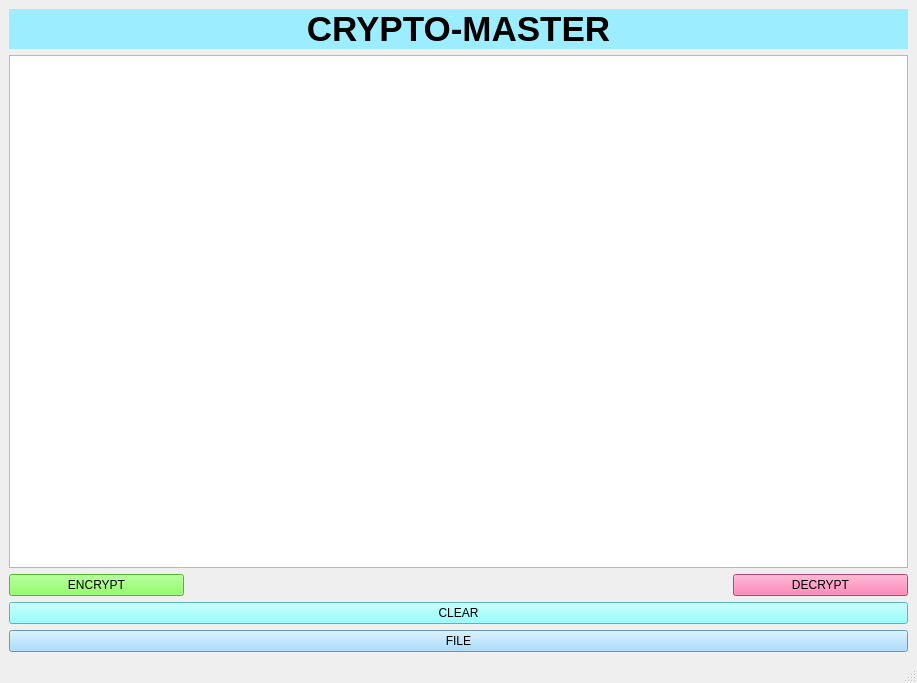
<?xml version="1.0" encoding="UTF-8"?>
<ui version="4.0">
 <class>MainWindow</class>
 <widget class="QMainWindow" name="MainWindow">
  <property name="geometry">
   <rect>
    <x>0</x>
    <y>0</y>
    <width>917</width>
    <height>683</height>
   </rect>
  </property>
  <property name="windowTitle">
   <string>MainWindow</string>
  </property>
  <widget class="QWidget" name="centralwidget">
   <layout class="QGridLayout" name="gridLayout_2">
    <item row="2" column="1">
     <widget class="QPushButton" name="FileUpload">
      <property name="styleSheet">
       <string notr="true">background-color: rgb(28, 43, 255);
background-color: rgb(144, 211, 255);</string>
      </property>
      <property name="text">
       <string>FILE</string>
      </property>
     </widget>
    </item>
    <item row="0" column="1">
     <layout class="QGridLayout" name="gridLayout">
      <item row="7" column="4">
       <spacer name="verticalSpacer">
        <property name="orientation">
         <enum>Qt::Vertical</enum>
        </property>
        <property name="sizeHint" stdset="0">
         <size>
          <width>20</width>
          <height>40</height>
         </size>
        </property>
       </spacer>
      </item>
      <item row="10" column="4">
       <widget class="QPushButton" name="Decrypt">
        <property name="styleSheet">
         <string notr="true">background-color: rgb(255, 94, 159);</string>
        </property>
        <property name="text">
         <string>DECRYPT</string>
        </property>
       </widget>
      </item>
      <item row="10" column="0">
       <widget class="QPushButton" name="Encrypt">
        <property name="styleSheet">
         <string notr="true">background-color: rgb(113, 255, 61);</string>
        </property>
        <property name="text">
         <string>ENCRYPT</string>
        </property>
       </widget>
      </item>
      <item row="5" column="4">
       <spacer name="verticalSpacer_5">
        <property name="orientation">
         <enum>Qt::Vertical</enum>
        </property>
        <property name="sizeHint" stdset="0">
         <size>
          <width>20</width>
          <height>40</height>
         </size>
        </property>
       </spacer>
      </item>
      <item row="2" column="0" rowspan="7" colspan="5">
       <widget class="QPlainTextEdit" name="Text"/>
      </item>
      <item row="4" column="4">
       <spacer name="verticalSpacer_6">
        <property name="orientation">
         <enum>Qt::Vertical</enum>
        </property>
        <property name="sizeHint" stdset="0">
         <size>
          <width>20</width>
          <height>40</height>
         </size>
        </property>
       </spacer>
      </item>
      <item row="3" column="4">
       <spacer name="verticalSpacer_4">
        <property name="orientation">
         <enum>Qt::Vertical</enum>
        </property>
        <property name="sizeHint" stdset="0">
         <size>
          <width>20</width>
          <height>40</height>
         </size>
        </property>
       </spacer>
      </item>
      <item row="1" column="0" colspan="5">
       <widget class="QLabel" name="label">
        <property name="styleSheet">
         <string notr="true">background-color: rgb(156, 237, 255);</string>
        </property>
        <property name="text">
         <string>&lt;html&gt;&lt;head/&gt;&lt;body&gt;&lt;p align=&quot;center&quot;&gt;&lt;span style=&quot; font-size:26pt; font-weight:600;&quot;&gt;CRYPTO-MASTER&lt;/span&gt;&lt;/p&gt;&lt;/body&gt;&lt;/html&gt;</string>
        </property>
       </widget>
      </item>
     </layout>
    </item>
    <item row="1" column="1">
     <widget class="QPushButton" name="Clear">
      <property name="styleSheet">
       <string notr="true">background-color: rgb(120, 253, 255);</string>
      </property>
      <property name="text">
       <string>CLEAR</string>
      </property>
     </widget>
    </item>
   </layout>
  </widget>
  <widget class="QMenuBar" name="menubar">
   <property name="geometry">
    <rect>
     <x>0</x>
     <y>0</y>
     <width>917</width>
     <height>21</height>
    </rect>
   </property>
  </widget>
  <widget class="QStatusBar" name="statusbar"/>
 </widget>
 <resources/>
 <connections/>
</ui>
